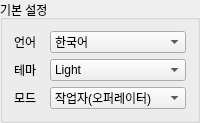
                   <widget class="QGroupBox" name="gb_settings_basic">
                    <property name="sizePolicy">
                     <sizepolicy hsizetype="Expanding" vsizetype="Preferred">
                      <horstretch>2</horstretch>
                      <verstretch>0</verstretch>
                     </sizepolicy>
                    </property>
                    <property name="minimumSize">
                     <size>
                      <width>100</width>
                      <height>100</height>
                     </size>
                    </property>
                    <property name="title">
                     <string>기본 설정</string>
                    </property>
                    <layout class="QGridLayout" name="grid_settings_basic">
                     <item row="0" column="0">
                      <widget class="QLabel" name="label_settings_lang">
                       <property name="sizePolicy">
                        <sizepolicy hsizetype="Maximum" vsizetype="Preferred">
                         <horstretch>0</horstretch>
                         <verstretch>0</verstretch>
                        </sizepolicy>
                       </property>
                       <property name="minimumSize">
                        <size>
                         <width>30</width>
                         <height>10</height>
                        </size>
                       </property>
                       <property name="maximumSize">
                        <size>
                         <width>30</width>
                         <height>16777215</height>
                        </size>
                       </property>
                       <property name="text">
                        <string>언어</string>
                       </property>
                      </widget>
                     </item>
                     <item row="0" column="1">
                      <widget class="QComboBox" name="cb_settings_lang">
                       <property name="sizePolicy">
                        <sizepolicy hsizetype="Expanding" vsizetype="Preferred">
                         <horstretch>0</horstretch>
                         <verstretch>0</verstretch>
                        </sizepolicy>
                       </property>
                       <property name="minimumSize">
                        <size>
                         <width>50</width>
                         <height>10</height>
                        </size>
                       </property>
                       <item>
                        <property name="text">
                         <string>한국어</string>
                        </property>
                       </item>
                       <item>
                        <property name="text">
                         <string>English</string>
                        </property>
                       </item>
                      </widget>
                     </item>
                     <item row="1" column="0">
                      <widget class="QLabel" name="label_settings_theme">
                       <property name="sizePolicy">
                        <sizepolicy hsizetype="Maximum" vsizetype="Preferred">
                         <horstretch>2</horstretch>
                         <verstretch>0</verstretch>
                        </sizepolicy>
                       </property>
                       <property name="minimumSize">
                        <size>
                         <width>30</width>
                         <height>10</height>
                        </size>
                       </property>
                       <property name="maximumSize">
                        <size>
                         <width>30</width>
                         <height>16777215</height>
                        </size>
                       </property>
                       <property name="text">
                        <string>테마</string>
                       </property>
                      </widget>
                     </item>
                     <item row="1" column="1">
                      <widget class="QComboBox" name="cb_settings_theme">
                       <property name="sizePolicy">
                        <sizepolicy hsizetype="Expanding" vsizetype="Preferred">
                         <horstretch>0</horstretch>
                         <verstretch>0</verstretch>
                        </sizepolicy>
                       </property>
                       <property name="minimumSize">
                        <size>
                         <width>50</width>
                         <height>10</height>
                        </size>
                       </property>
                       <item>
                        <property name="text">
                         <string>Light</string>
                        </property>
                       </item>
                       <item>
                        <property name="text">
                         <string>Dark</string>
                        </property>
                       </item>
                      </widget>
                     </item>
                     <item row="2" column="0">
                      <widget class="QLabel" name="label_settings_mode">
                       <property name="sizePolicy">
                        <sizepolicy hsizetype="Maximum" vsizetype="Preferred">
                         <horstretch>0</horstretch>
                         <verstretch>0</verstretch>
                        </sizepolicy>
                       </property>
                       <property name="minimumSize">
                        <size>
                         <width>30</width>
                         <height>10</height>
                        </size>
                       </property>
                       <property name="maximumSize">
                        <size>
                         <width>30</width>
                         <height>16777215</height>
                        </size>
                       </property>
                       <property name="text">
                        <string>모드</string>
                       </property>
                      </widget>
                     </item>
                     <item row="2" column="1">
                      <widget class="QComboBox" name="cb_settings_mode">
                       <property name="sizePolicy">
                        <sizepolicy hsizetype="Expanding" vsizetype="Preferred">
                         <horstretch>0</horstretch>
                         <verstretch>0</verstretch>
                        </sizepolicy>
                       </property>
                       <property name="minimumSize">
                        <size>
                         <width>50</width>
                         <height>10</height>
                        </size>
                       </property>
                       <item>
                        <property name="text">
                         <string>작업자(오퍼레이터)</string>
                        </property>
                       </item>
                       <item>
                        <property name="text">
                         <string>엔지니어</string>
                        </property>
                       </item>
                       <item>
                        <property name="text">
                         <string>관리자</string>
                        </property>
                       </item>
                      </widget>
                     </item>
                    </layout>
                   </widget>
